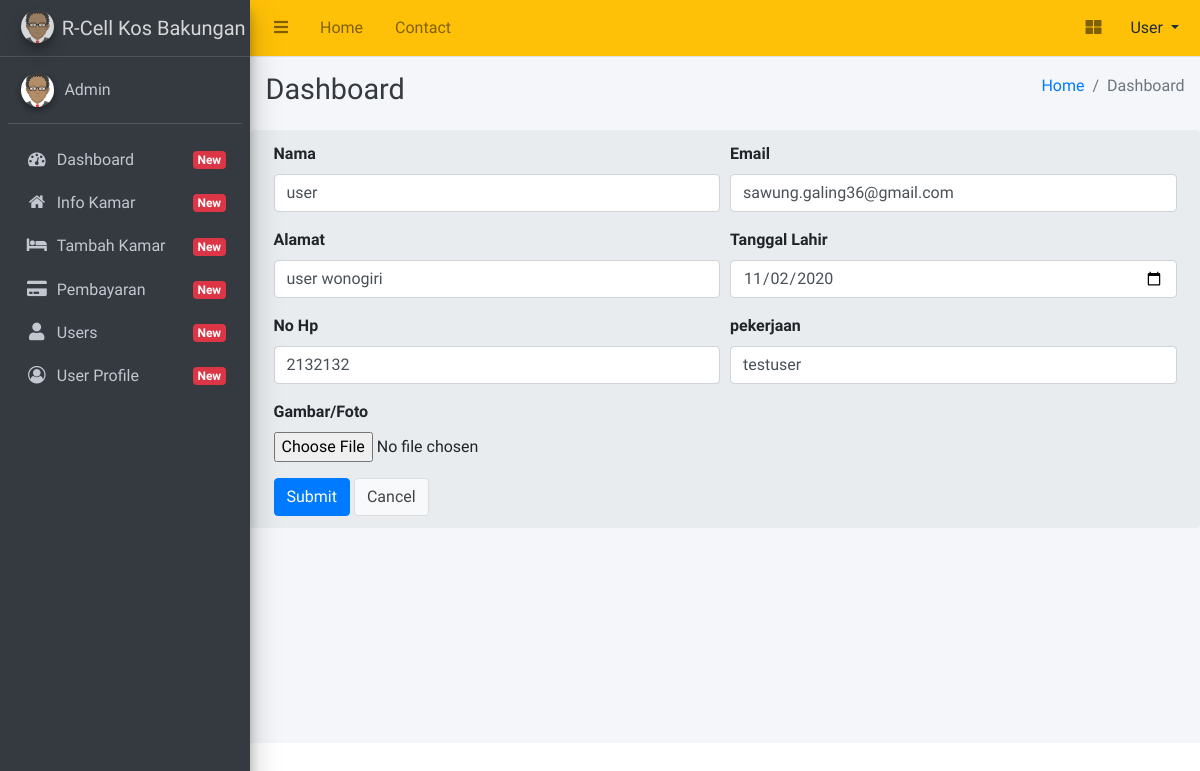
Screenshot of /usercontroller/edit/41 with the database file from the repository.
### tables this page shows
CREATE TABLE `user` (
  `id` int(20) NOT NULL,
  `password` varchar(50) NOT NULL,
  `email` varchar(50) NOT NULL,
  `nama` varchar(50) NOT NULL,
  `alamat` varchar(50) NOT NULL,
  `tanggal_lahir` date NOT NULL,
  `nohp` varchar(50) NOT NULL,
  `pekerjaan` varchar(50) NOT NULL,
  `user_level` enum('admin','owner','user') NOT NULL,
  `gambar` varchar(50) NOT NULL
);

### application/controllers/UserController.php (called while the page is built, shortened)
<?php
class UserController extends CI_Controller
{
	function __construct()
	{
		$this->load->model('m_user');
		$this->load->model('m_register');
		$this->load->model('m_kamar');
		$this->load->helper('form');
		$this->load->helper('url');
		$this->load->library('form_validation');
		$this->load->library('pagination');
		$this->load->library('session');
	}
	public function edit($id)
	{
		$where=array('id'=>$id);
		$data['user']=$this->m_user->edit_data($where,'user')->result();
		$this->load->view("header/header_admin");
		$this->load->view('user/edit_user',$data);
		$this->load->view("footer/ft_footer");
	}
}

### index.php (called while the page is built, shortened)
<?php
require_once BASEPATH.'core/CodeIgniter.php';

### application/models/m_user.php (called while the page is built, shortened)
<?php
class M_user extends CI_Model{
	function edit_data($where, $table)
	{
		return $this->db->get_where($table,$where);
	}
}

### application/views/user/edit_user.php (the view, shortened to what this page needs)
<div class="breadcrumb">
  <div class="container">
    <?php foreach ($user as $u) { ?>
      <form action="<?php echo base_url().'usercontroller/update'; ?>" method="post">
        <div class="form-row">
          <div class="form-group col-md-6">
            <label for="ukurankamar">Nama</label>
            <input type="text" class="form-control" name="nama" placeholder="Nama" value="<?php echo $u->nama ?>">
          </div>
          <div class="form-group col-md-6">
            <label for="status">Email</label>
            <input type="text" class="form-control" name="email" placeholder="Email" value="<?php echo $u->email ?>">
          </div>
          <div class="form-group col-md-6">
            <label for="namakamar">Alamat</label>
            <input type="text" class="form-control" name="alamat" placeholder="Alamat" value="<?php echo $u->alamat ?>">
          </div>
          <div class="form-group col-md-6">
            <label for="hargabulanan">Tanggal Lahir</label>
            <input type="date" class="form-control" name="tanggal" placeholder="Tanggal lahir" value="<?php echo $u->tanggal_lahir ?>">
          </div>
          <div class="form-group col-md-6">
            <label for="hargabulanan">No Hp</label>
            <input type="number" class="form-control" name="nohp" placeholder="Nomor Handphone" value="<?php echo $u->nohp ?>">
          </div>
          <div class="form-group col-md-6">
            <label for="hargabulanan">pekerjaan</label>
            <input type="text" class="form-control" name="pekerjaan" placeholder="Pekerjaan" value="<?php echo $u->pekerjaan ?>">
          </div>
        </div>
        <div class="form-group">
          <label for="uploadGambar">Gambar/Foto</label>
          <input type="file" class="form-control-file" id="uploadGambar">
        </div>
        <button type="submit" class="btn btn-primary">Submit</button>
        <a href="<?php echo base_url() ?>users">
          <button type="button" class="btn btn-default">Cancel</button>
        </a>
      </form>
    <?php } ?>
  </div>
</div>

### rows the page displays
user: nama "user", email "sawung.galing36@gmail.com", alamat "user wonogiri", tanggal "11/02/2020", nohp "2132132", pekerjaan "testuser"
